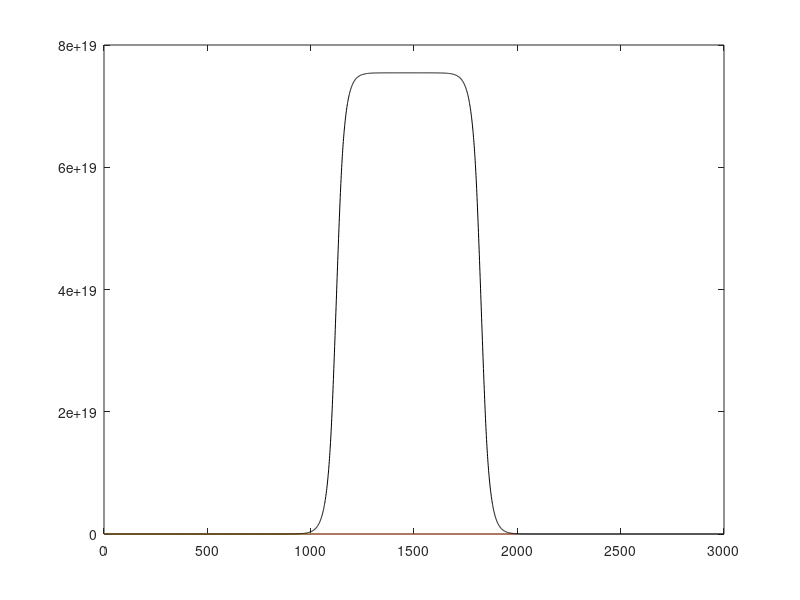

The MATLAB source for this figure:
t = [1:1000]/1000;
R = 40;
a = zeros(1,1000);
a(101:150) = (1:50)/50;
a(151:800) = 1;        
a(801:850) = (50:-1:1)/50;
g = a;
plot(g)
hold on
e = exp(-t*R);
ge = conv(g,e);
plot(ge)
c = exp(t*R)./(2*t);
plot(c)
gec = conv(ge,c);
plot(gec,'k')
